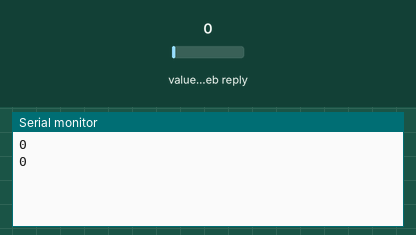
Recording of a sketch running on a simulated ESP8266 (NodeMCU). Parts: the last lines printed to the serial monitor. Inputs (shaded band) come from the test bench; at power-on: value in the web reply 0. WiFi joins after 1.5 s; servers stay silent unless stated; web services answer with replies made up by the test bench.

Above: at 2.4 s.
2.5 s: value in the web reply set to 2
At 3.5 s:
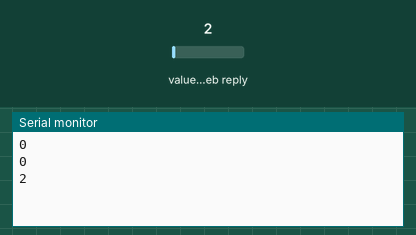
4.3 s: value in the web reply set to 25
At 4.3 s:
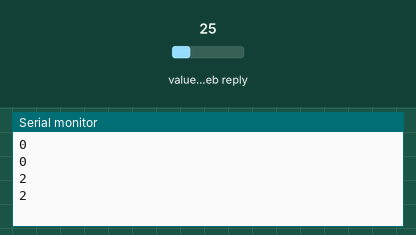
Timing chart, 0 to 7.3 s (numbered marks = the images above; inputs shaded):
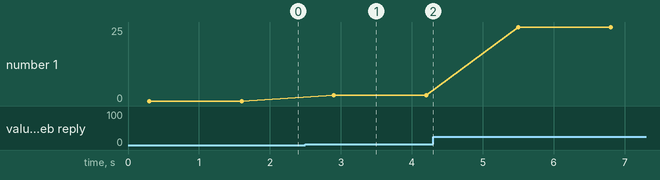

The sketch:

led.ino
```cpp
#include <ESP8266WiFi.h>;
#include <WiFiClient.h>;
#include <ThingSpeak.h>;
const char* ssid = "Codermaker";
const char* password = "babi1pal";
WiFiClient client;
unsigned long myChannelNumber = 1397491;

const char * myReadAPIKey = "6Z2VMQTYP5TUKY1N";
int led_1;
int led2 = D3;


int statusCode;
void setup() {
  Serial.begin(115200);
  WiFi.begin(ssid, password);
  ThingSpeak.begin(client);
}
void loop() {


 led_1 = ThingSpeak.readIntField(myChannelNumber, 1, myReadAPIKey);
Serial.println(led_1);
if(led_1<200)
{
digitalWrite(led2,HIGH);
}
else
{
digitalWrite(led2,LOW);
}
  delay(1000);
}
```

Measured:
- after the input at 2.5 s, the serial monitor: prints a new line after 0.40 s (image 1)
- plotted number 1: 0 → 2 after the input at 2.5 s, 2 → 25 after the input at 4.3 s
